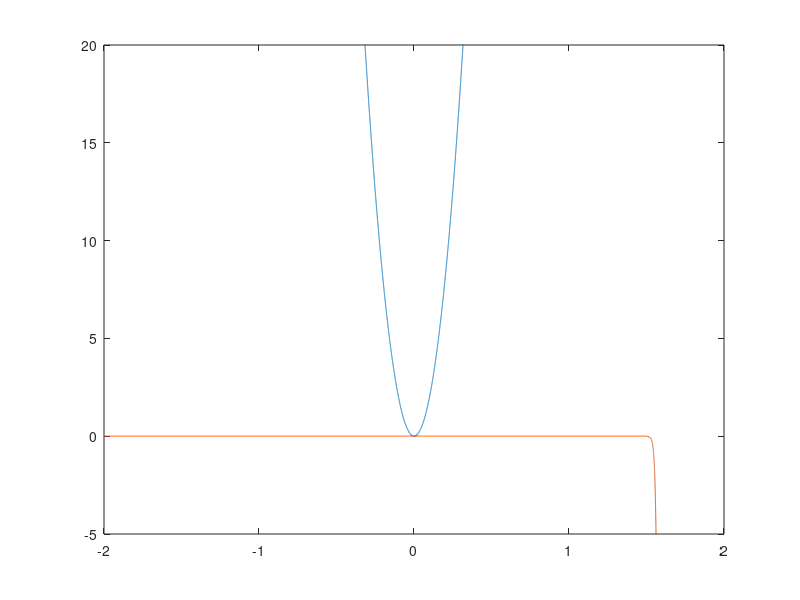

MATLAB code to generate this figure:
% Main

%% Potential dokumentation
% Potentialen i vårt fall är dels den för harmonisk oscillation:
% V(x) = (1/2) * m * \omega^2 * x^2
% ... och dels den för Lennard-Jones' potential:
% V(r) = 4 * \epsilon * [(\sigma / r)^12 - (\sigma / r)^6]



%% Potential harmonisk oscillaiton
% En array med värden för potential bör likna följande:

mass = 1; % Anges i elektronmassor
omega = 20;

plotLength = 2;
step = 1e-4;

x = -plotLength:step:plotLength;
Vx =  (mass * omega^2 * x.^2)/2;




%% Vågfunktion
% eftersom psi(i+1) = 2 * psi(i) - psi(i-1) + deltaX^2 * (2 * mass /
% hbar^2) * (V(i) - E) *psi(i) känns det rimligt att uttrycka detta i en
% for-loop.
% De första två värdena sätter vi till psi(1) = 0 oh psi(2) = 0 då vi kan
% förvänta oss att vågfunktionen har avtagit då x går mot oändligheten.
% E är okänd och kommer framöver köras i for-loop förslagsvis:
E = 4.0;


% Skapa en array med längd av x full med nollor.
psi = zeros(1, length(x));
psi(2) = 1e-100;

% Bestäm deltaX (samma som step pga underförstått (dessa steg som används i plotten för alla värden))
deltaX = step;



for k = 2:1:length(psi)-1
    psi(k+1) = (2 * psi(k)) - (psi(k-1)) + (deltaX^2 * (mass * 2 * 0.51e6)/(197^2) * (Vx(k) - E)*psi(k));
end



plot(x, Vx, x, psi);
% title('Max =' + toString(max(psi)));
axis([-plotLength plotLength -5 20]);
max(psi)
